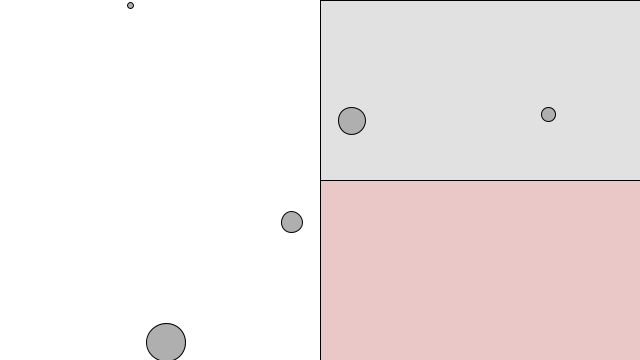
Frame 1 (no input)
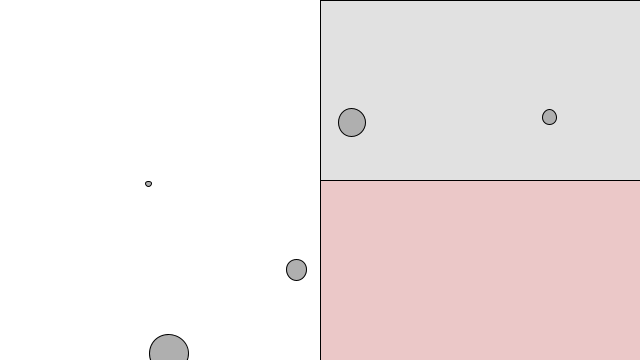
Frame 60 (the mouse pressed at the canvas centre just before this capture)
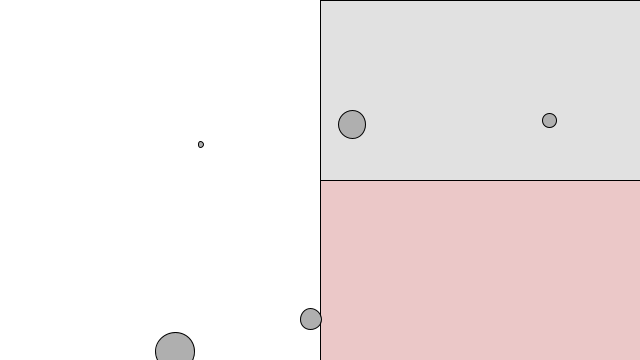
Frame 120 (the mouse held since frame 60 and released just before this capture)

The Processing sketch that drew these frames (run headless with seeded random() and noise(); from frame 60 on, the mouse is pressed at the canvas centre):

// Processing sketch: exercise_2_7
// ── exercise_2_7.pde
// 摩擦 Friction
class Mover
{
  PVector location;
  PVector velocity;
  PVector acceleration;

  float mass;

  public Mover(float m, PVector loc){
    location = loc;
    velocity = new PVector(0, 0);
    acceleration = new PVector(0, 0);
    // 質量
    mass = m;
  }

  /**
   * 力を加える
   * @param force 力のベクトル
   */
  void applyForce(PVector force){
    // 力を質量で割る
    PVector f = PVector.div(force, mass);
    // 力を加速度に積算する
    acceleration.add(f);
  }

  void update(){
    // 力を加え
    velocity.add(acceleration);
    location.add(velocity);
    // 力(加速度)を元に戻す
    acceleration.mult(0);
  }

  void display(){
    stroke(0);
    fill(175);
    // 質量に応じて大きさを変える
    ellipse(location.x, location.y, mass * 6, mass* 6);
  }

  /**
   * 端に付いたら反対に側に行く
   */
  void checkEdges(){
    float dist;
    PVector left;

    if(location.x > width){
      location.x = width;
      velocity.x *= -1;
    }else if(location.x < 0){
      location.x = 0;
      velocity.x *= -1;
    }

    if(location.y > height){
      location.y = height;
      velocity.y *= -1;
    }

  }
}

Mover[] movers = new Mover[5];

void setup(){
  size(640, 360);
  for (int i = 0; i < movers.length; i++) {
    movers[i] = new Mover(random(10), new PVector(random(width), random(height)));
  }

}

/**
 * 物体の位置によって摩擦係数を導出
 */
float getMu(PVector loc){
  float c = 0.01;
  // 低速ゾーン
  if(loc.x > 320 && loc.y < 180){
    c = 0.1;
  }

  // 右下、マイナス摩擦
  if(loc.x > 320 && loc.y > 180){
    c = -0.1;
  }
  return c;
}

void draw(){
  background(255);

  // 低速ゾーン(摩擦大)
  fill(225);
  rect(320, 0, 640, 360/2);

  // 高速ゾーン(摩擦マイナス)
  fill(235, 200, 200);
  rect(640/2, 360/2, 640, 360);


  // 風をシミュレート
  PVector wind = new PVector(0.01, 0);
  // 重力をシミュレート
  PVector gravity = new PVector(0, 0.1);

  for (int i = 0; i < movers.length; i++) {
    // 位置によって 摩擦係数 が変わる
    float c = getMu(movers[i].location);
    // 摩擦力を導出
    PVector friction = movers[i].velocity.get();
    friction.mult(-1);
    friction.normalize();
    friction.mult(c);

    // 摩擦力を追加
    movers[i].applyForce(friction);

    movers[i].applyForce(wind);
    movers[i].applyForce(gravity);
    movers[i].checkEdges();
    movers[i].update();
    movers[i].display();
  }
}
